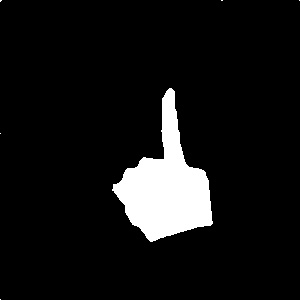
#> input picture pics/1_1.jpg, 300 x 300 px; its folder holds only this picture in this run
$ python picToData.py
#> lines starting #> are read from the running program, lines starting #| are printed output that depends on the picture; after the words box and inside, x2 and y2 are one past the last pixel; in counts of white or black regions, pixels touching at a corner belong together
import os
import cv2
from PIL import Image
import numpy as np
import matplotlib.pyplot as plt
from sklearn.linear_model import LinearRegression
import math

# 寻找一组数据的峰值
def peakSearch(arr):
    peakThe = int(len(arr) * 0.032)
    peakList = []
    peakVal = []
    for i in range(len(arr)):
        error = 0
        if (arr[i] < 50):
            continue
        for k in range(1,peakThe):
            if i + k >= len(arr):
                t = arr[i + k - len(arr)]
            else:
                t = arr[i + k]
            if (arr[i - k] < 30 or t < 30): # 35
                error = 1
                break
            if (arr[i] < arr[i - k] or arr[i] < t):
                error = 1
                break
        if error == 0:
            if (len(peakList) > 0) and i - peakList[-1] < 30:
                continue
            peakVal.append(arr[i])
            peakList.append(i)
    return peakList

# 计算两个矢量的夹角
def findAngle(arr1, arr2):
    a = arr1[0] * arr2[0] + arr1[1] * arr2[1]
    b1 = math.sqrt(arr1[0] * arr1[0] + arr1[1] * arr1[1])
    b2 = math.sqrt(arr2[0] * arr2[0] + arr2[1] * arr2[1])
    return math.acos(a/b1/b2) * 180 / 3.14

def handleOnePic(picName):
    #读取图片
#> called with picName = './pics/1_1.jpg'
    frame = cv2.imread(picName)
#> frame is the input picture: shape (300, 300, 3); min 0, max 255, mean 20.2
    frame = cv2.cvtColor(frame,cv2.COLOR_RGB2GRAY)
#> frame: shape (300, 300)
    #滤波
    frame = cv2.blur(frame,(3,3))
    frame = cv2.medianBlur(frame, 5)
    #寻找最大轮廓，防止图像中有其他小物件的干扰
    contours, hierarchy = cv2.findContours(frame , cv2.RETR_EXTERNAL , cv2.CHAIN_APPROX_NONE )
#> contours = 7 contours, 3 with area under 20; largest, box (x1, y1, x2, y2) and area: (111, 87, 216, 248) 8375, (217, 0, 224, 8) 36, (0, 0, 9, 6) 30, (0, 130, 8, 136) 26
    maxCount = []
    for item in contours:
        if len(item) > len(maxCount):
            maxCount = item
#> this loop made 7 passes
#> item on pass 2: [[214, 179], [213, 180], [214, 180], [215, 180]]
#> after the loop, maxCount = contour of 450 points, box (x1, y1, x2, y2) (111, 87, 216, 248), area 8375
    maxCount = np.array(maxCount)
    area = cv2.contourArea(maxCount) / frame.size
#> area = 0.0931
    #分离x与y
    xs = maxCount[:,:,0]
#> xs = 450 values, max 215 at index 288, min 111 at index 142, mean 165.8
    ys = maxCount[:,:,1]
#> ys = 450 values, max 247 at index 220, min 87 at index 0, mean 174.6
    # 找出数据的质心
    mu=cv2.moments(maxCount)
#> mu = moments, m00 8375, centre m10/m00, m01/m00 = (165.4, 185.7)
    mc=[mu['m10'] / mu['m00'], mu['m01'] / mu['m00']]
#> mc = [165.4, 185.7]
    #对图像进行膨胀，让图像更“胖”
    kernel = np.ones((20, 20), np.uint8)
    frame = cv2.dilate(frame, kernel)
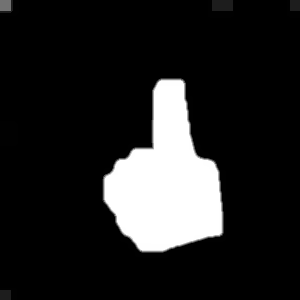
#> frame: shape (300, 300); min 0, max 255, mean 35.3
    # 寻找新图像的质心
    contours, hierarchy = cv2.findContours(frame , cv2.RETR_EXTERNAL , cv2.CHAIN_APPROX_NONE )
#> contours = 6 contours; box (x1, y1, x2, y2) and area: (102, 78, 226, 258) 14030, (208, 0, 234, 18) 420, (0, 121, 18, 146) 402, (0, 0, 19, 16) 266, (287, 0, 300, 18) 200, (0, 288, 17, 300) 176
    maxCount = []
    for item in contours:
        if len(item) > len(maxCount):
            maxCount = item
#> this loop made 6 passes
#> after the loop, maxCount = contour of 521 points, box (x1, y1, x2, y2) (102, 78, 226, 258), area 14030
    maxCount = np.array(maxCount)
    mu=cv2.moments(maxCount)
#> mu = moments, m00 14030.5, centre m10/m00, m01/m00 = (166.1, 182)
    mc2=[mu['m10'] / mu['m00'], mu['m01'] / mu['m00']]
#> mc2 = [166.1, 182]

    # 计算手掌中心的坐标
    x3 =mc[0] + 5*(mc[0] - mc2[0])
#> x3 = 161.7
    k = (mc[1] - mc2[1]) / (mc[0] - mc2[0])
#> k = -4.96
    y3 = k * (x3 - mc2[0]) + mc2[1]
#> y3 = 203.9

    # 将数据变为整数
    x3 = int(x3)
#> x3 = 161
    y3 = int(y3)
#> y3 = 203
    cx = int(mc[0])
#> cx = 165
    cy = int(mc[1])
#> cy = 185

    # 求出所有数据对掌心的距离，用最大值进行对数据归一化
    distance = np.sqrt(np.multiply(xs - x3,xs - x3) + np.multiply(ys - y3,ys - y3))
#> distance = 450 values, max 116.4 at index 447, min 35.01 at index 233, mean 60.21
    maxDistance = np.max(distance)
#> maxDistance = 116.4
    minDistance = np.min(distance)
#> minDistance = 35.01
    tDistance = distance / maxDistance
#> tDistance = 450 values, max 1 at index 447, min 0.301 at index 233, mean 0.517
    distance = (distance - minDistance) / (maxDistance - minDistance) * 100
#> distance = 450 values, max 100 at index 447, min 0 at index 233, mean 30.95

    # 由于数据是无起始顺序的，对数据进行处理，连续低于某个值位于前方
    threshold_bottom = 50
    rightTimes = 30
    for i in range(0,len(distance)):
        if distance[i] > threshold_bottom:
            rightTimes = 20
        else:
            rightTimes -= 1
        if rightTimes == 1:
            t = distance[i:]
            distance = np.vstack((distance[i:],distance[0:i]))
            ys = np.vstack((ys[i:],ys[0:i]))
            xs = np.vstack((xs[i:],xs[0:i]))
            break
#> this loop made 64 passes
#> rightTimes on passes 1 to 12: 20, 20, 20, 20, 20, 20, 20, 20, 20, 20, 20, 20
#> after the loop, distance = 450 values, max 100 at index 384, min 0 at index 170, mean 30.95; xs = 450 values, max 215 at index 225, min 111 at index 79, mean 165.8; ys = 450 values, max 247 at index 157, min 87 at index 384, mean 174.6

    # 寻找峰值
    peakList = peakSearch(distance)
#> in peakSearch, `peakThe = int(len(arr) * 0.032)`: peakThe = 14
#> after the loop in peakSearch, `for i in range(len(arr)):`: peakList = [384]; peakVal = [[100]]
#> peakList = [384]
    res = [] #返回的数据 分别为： 峰值个数 到掌心距离的平均值   峰值与手掌方向夹角的总和 峰值到掌心距离总和 掌心x 掌心y 手掌方向 图像占整个图像面积的比

    res.append(len(peakList))
    res.append(np.mean(tDistance))
    angles = 0 #计算所有峰值与手掌方向向量的夹角和
    stander =  (mc2[0] - mc[0], mc2[1] - mc[1]) # 手掌方向的矢量
#> stander = (0.733, -3.63)
    totalDis = 0 # 所有掌心到峰值的矢量长度和
    peakLists = [] #所有掌心到峰值的矢量
    for i in peakList:
        peakLists.append(float(xs[i]) - x3)
        peakLists.append(float(ys[i]) - y3)
#> this loop made 1 pass
#> after the loop, peakLists = [10, -116]


    for i in range(int(len(peakLists)/2)):
        angle = findAngle(stander,(int(peakLists[2*i]), int(peakLists[2*i + 1])))
        if (angle > 92):
            res[0] -= 1
            continue
        angles += angle
        dis = math.sqrt((peakLists[2*i]) * (peakLists[2*i]) + (peakLists[2*i + 1]) * (peakLists[2*i + 1]))
        totalDis += dis
#> this loop made 1 pass
#> (a in findAngle, b1 in findAngle, b2 in findAngle, angle, angles, dis, totalDis) on pass 1: (429, 3.71, 116.4, 6.47, 6.47, 116.4, 116.4)
#> after the loop, angles = 6.47; res = [1, 0.517]; totalDis = 116.4

    res.append(angles)
    res.append(totalDis)
    res.append(x3)
    res.append(y3)
    res.append(- stander[1] / stander[0])
    res.append(area)
    return res

if __name__ == '__main__':
    allList = os.listdir('./pics')
    data = []
    for item in allList:
        index = int(item.split('_')[0])
        allName = './pics/' + item
        temp = handleOnePic(allName)
#> temp = [1, 0.517, 6.47, 116.4, 161, 203, 4.96, 0.0931]
        # if (index != 1):
        #     continue
        # # print(allName)
        # print(temp)
        temp.append(index)
        data.append(temp)

    # for i in data:
    #     print(i)
    # exit()
    np.array(data)
    np.save('./data.npy', data)
    # np.savetxt('./data.txt',data)

$ run again, on pics/1_32.jpg
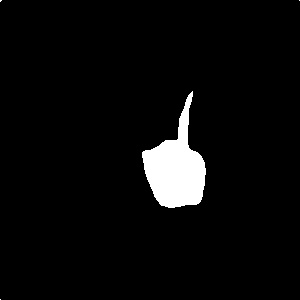
#> input picture pics/1_32.jpg, 300 x 300 px
#> in handleOnePic, frame is the input picture: shape (300, 300, 3); min 0, max 255, mean 10.6
#> in handleOnePic, `contours, hierarchy = cv2.findContours(frame , cv2.RETR_EXTERNAL , cv2..`: contours = 4 contours, 2 with area under 20; largest, box (x1, y1, x2, y2) and area: (136, 89, 208, 209) 4578, (0, 0, 9, 6) 30
#> the loop in handleOnePic, `for item in contours:` made 4 passes
#> after the loop in handleOnePic, `for item in contours:`: maxCount = contour of 351 points, box (x1, y1, x2, y2) (136, 89, 208, 209), area 4578
#> area = 0.0509
#> in handleOnePic, `xs = maxCount[:,:,0]`: xs = 351 values, max 207 at index 210, min 136 at index 96, mean 177.6
#> in handleOnePic, `ys = maxCount[:,:,1]`: ys = 351 values, max 208 at index 170, min 89 at index 0, mean 153.5
#> in handleOnePic, `mu=cv2.moments(maxCount)`: mu = moments, m00 4577.5, centre m10/m00, m01/m00 = (175.6, 164.7)
#> mc = [175.6, 164.7]
#> in handleOnePic, `frame = cv2.dilate(frame, kernel)`:
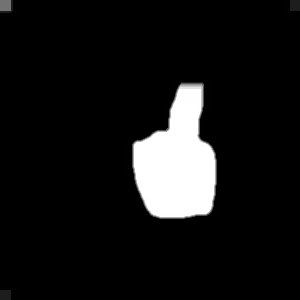
#> frame: shape (300, 300); min 0, max 255, mean 21.7
#> in handleOnePic, `contours, hierarchy = cv2.findContours(frame , cv2.RETR_EXTERNAL , cv2..`: contours = 4 contours; box (x1, y1, x2, y2) and area: (127, 80, 218, 219) 8941, (0, 0, 19, 16) 266, (287, 0, 300, 18) 200, (0, 288, 17, 300) 176
#> after the loop in handleOnePic, `for item in contours:`: maxCount = contour of 422 points, box (x1, y1, x2, y2) (127, 80, 218, 219), area 8941
#> in handleOnePic, `mu=cv2.moments(maxCount)`: mu = moments, m00 8941, centre m10/m00, m01/m00 = (176.9, 159.3)
#> mc2 = [176.9, 159.3]
#> in handleOnePic, `x3 =mc[0] + 5*(mc[0] - mc2[0])`: x3 = 169
#> k = -4.11
#> in handleOnePic, `y3 = k * (x3 - mc2[0]) + mc2[1]`: y3 = 191.8
#> in handleOnePic, `x3 = int(x3)`: x3 = 168
#> in handleOnePic, `y3 = int(y3)`: y3 = 191
#> cx = 175
#> cy = 164
#> in handleOnePic, `distance = np.sqrt(np.multiply(xs - x3,xs - x3) + np.multiply(ys - y3,..`: distance = 351 values, max 106 at index 340, min 15.81 at index 147, mean 52.54
#> maxDistance = 106
#> minDistance = 15.81
#> tDistance = 351 values, max 1 at index 340, min 0.149 at index 147, mean 0.495
#> in handleOnePic, `distance = (distance - minDistance) / (maxDistance - minDistance) * 100`: distance = 351 values, max 100 at index 340, min 0 at index 147, mean 40.7
#> the loop in handleOnePic, `for i in range(0,len(distance)):` made 64 passes
#> rightTimes on passes 1 to 8: 20, 20, 20, 20, 20, 20, 20, 20
#> after the loop in handleOnePic, `for i in range(0,len(distance)):`: distance = 351 values, max 100 at index 277, min 0 at index 84, mean 40.7; xs = 351 values, max 207 at index 147, min 136 at index 33, mean 177.6; ys = 351 values, max 208 at index 107, min 89 at index 277, mean 153.5
#> peakThe = 11
#> after the loop in peakSearch, `for i in range(len(arr)):`: peakList = [277]; peakVal = [[100]]
#> in handleOnePic, `peakList = peakSearch(distance)`: peakList = [277]
#> stander = (1.32, -5.42)
#> the loop in handleOnePic, `for i in peakList:` made 1 pass
#> after the loop in handleOnePic, `for i in peakList:`: peakLists = [29, -102]
#> the loop in handleOnePic, `for i in range(int(len(peakLists)/2)):` made 1 pass
#> (a in findAngle, b1 in findAngle, b2 in findAngle, angle, angles, dis, totalDis) on pass 1: (591.4, 5.58, 106, 2.2, 2.2, 106, 106)
#> after the loop in handleOnePic, `for i in range(int(len(peakLists)/2)):`: angles = 2.2; res = [1, 0.495]; totalDis = 106
#> temp = [1, 0.495, 2.2, 106, 168, 191, 4.11, 0.0509]

$ run again, on pics/1_37.jpg
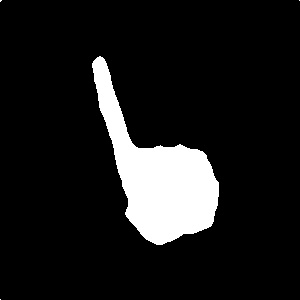
#> input picture pics/1_37.jpg, 300 x 300 px
#> in handleOnePic, frame is the input picture: shape (300, 300, 3); min 0, max 255, mean 27.4
#> in handleOnePic, `contours, hierarchy = cv2.findContours(frame , cv2.RETR_EXTERNAL , cv2..`: contours = 4 contours, 2 with area under 20; largest, box (x1, y1, x2, y2) and area: (88, 55, 224, 248) 11173, (0, 0, 9, 6) 30
#> the loop in handleOnePic, `for item in contours:` made 4 passes
#> after the loop in handleOnePic, `for item in contours:`: maxCount = contour of 564 points, box (x1, y1, x2, y2) (88, 55, 224, 248), area 11173
#> area = 0.124
#> in handleOnePic, `xs = maxCount[:,:,0]`: xs = 564 values, max 223 at index 312, min 88 at index 11, mean 146.3
#> in handleOnePic, `ys = maxCount[:,:,1]`: ys = 564 values, max 247 at index 219, min 55 at index 0, mean 156.8
#> in handleOnePic, `mu=cv2.moments(maxCount)`: mu = moments, m00 11173, centre m10/m00, m01/m00 = (155.9, 173.7)
#> mc = [155.9, 173.7]
#> in handleOnePic, `frame = cv2.dilate(frame, kernel)`:
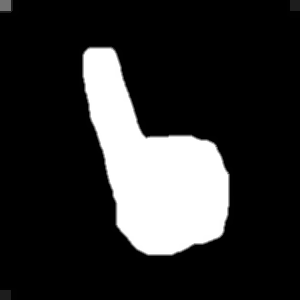
#> frame: shape (300, 300); min 0, max 255, mean 45.9
#> in handleOnePic, `contours, hierarchy = cv2.findContours(frame , cv2.RETR_EXTERNAL , cv2..`: contours = 4 contours; box (x1, y1, x2, y2) and area: (79, 46, 234, 258) 18076, (0, 0, 19, 16) 266, (287, 0, 300, 18) 200, (0, 288, 17, 300) 176
#> after the loop in handleOnePic, `for item in contours:`: maxCount = contour of 637 points, box (x1, y1, x2, y2) (79, 46, 234, 258), area 18076
#> in handleOnePic, `mu=cv2.moments(maxCount)`: mu = moments, m00 18075.5, centre m10/m00, m01/m00 = (152.9, 167.8)
#> mc2 = [152.9, 167.8]
#> in handleOnePic, `x3 =mc[0] + 5*(mc[0] - mc2[0])`: x3 = 171.1
#> k = 1.93
#> in handleOnePic, `y3 = k * (x3 - mc2[0]) + mc2[1]`: y3 = 202.9
#> in handleOnePic, `x3 = int(x3)`: x3 = 171
#> in handleOnePic, `y3 = int(y3)`: y3 = 202
#> cx = 155
#> cy = 173
#> in handleOnePic, `distance = np.sqrt(np.multiply(xs - x3,xs - x3) + np.multiply(ys - y3,..`: distance = 564 values, max 167.5 at index 9, min 34.93 at index 259, mean 79.79
#> maxDistance = 167.5
#> minDistance = 34.93
#> tDistance = 564 values, max 1 at index 9, min 0.209 at index 259, mean 0.477
#> in handleOnePic, `distance = (distance - minDistance) / (maxDistance - minDistance) * 100`: distance = 564 values, max 100 at index 9, min 0 at index 259, mean 33.86
#> the loop in handleOnePic, `for i in range(0,len(distance)):` made 101 passes
#> rightTimes on passes 1 to 8: 20, 20, 20, 20, 20, 20, 20, 20
#> after the loop in handleOnePic, `for i in range(0,len(distance)):`: distance = 564 values, max 100 at index 473, min 0 at index 159, mean 33.86; xs = 564 values, max 223 at index 212, min 88 at index 475, mean 146.3; ys = 564 values, max 247 at index 119, min 55 at index 461, mean 156.8
#> peakThe = 18
#> after the loop in peakSearch, `for i in range(len(arr)):`: peakList = [473]; peakVal = [[100]]
#> in handleOnePic, `peakList = peakSearch(distance)`: peakList = [473]
#> stander = (-3.03, -5.85)
#> the loop in handleOnePic, `for i in peakList:` made 1 pass
#> after the loop in handleOnePic, `for i in peakList:`: peakLists = [-82, -146]
#> the loop in handleOnePic, `for i in range(int(len(peakLists)/2)):` made 1 pass
#> (a in findAngle, b1 in findAngle, b2 in findAngle, angle, angles, dis, totalDis) on pass 1: (1102.3, 6.59, 167.5, 1.9, 1.9, 167.5, 167.5)
#> after the loop in handleOnePic, `for i in range(int(len(peakLists)/2)):`: angles = 1.9; res = [1, 0.477]; totalDis = 167.5
#> temp = [1, 0.477, 1.9, 167.5, 171, 202, -1.93, 0.124]
